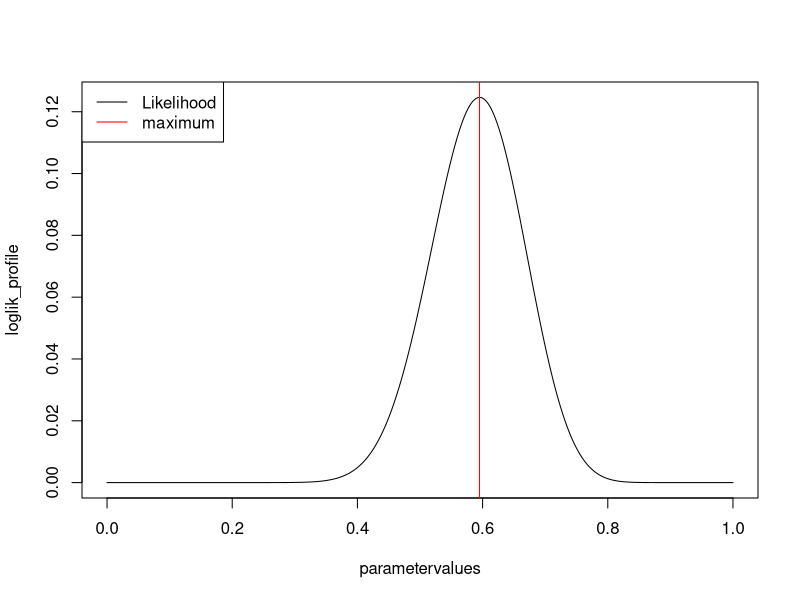
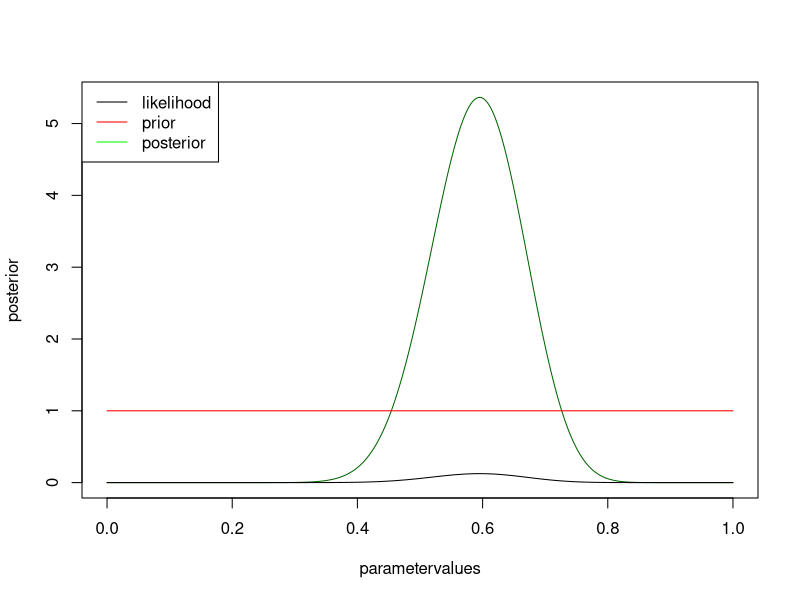
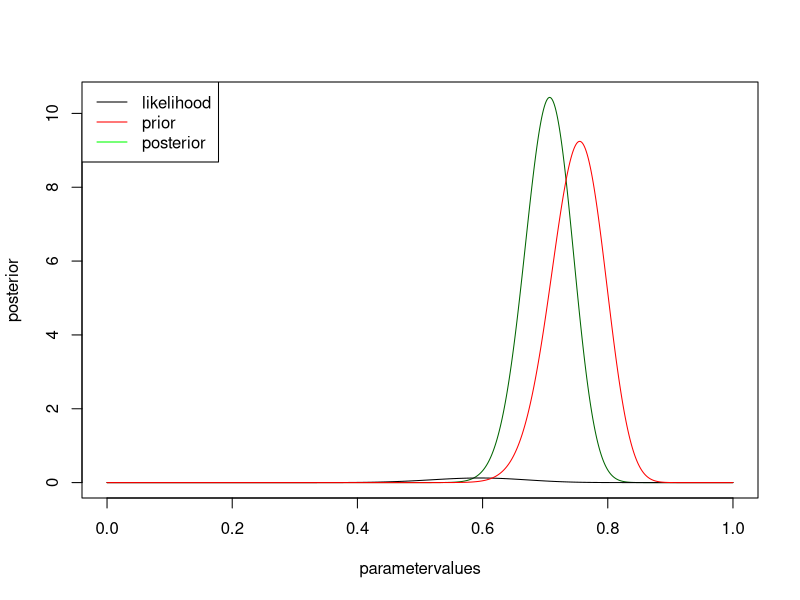
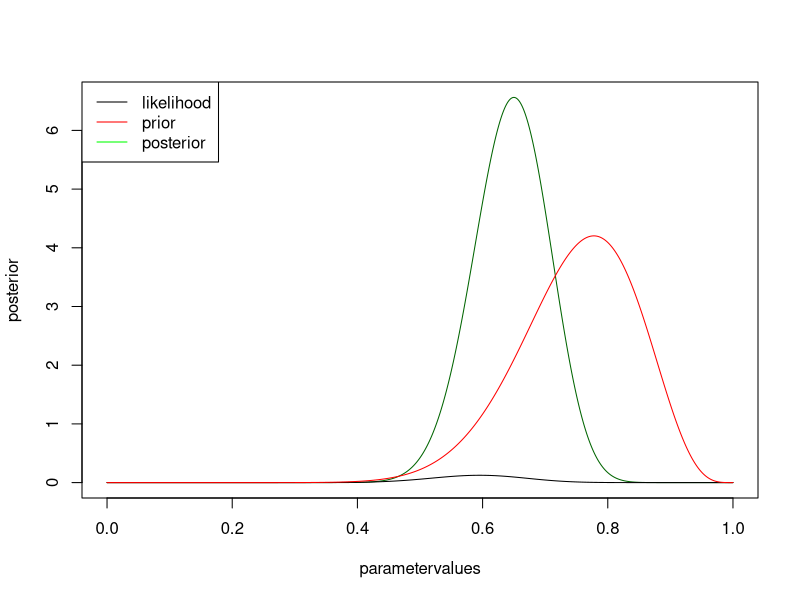

Generate these figures, in order, with R:
## ---- chunk 1
knitr::opts_chunk$set(echo = TRUE)
## ---- chunk 2
data = c(0,0,1,0,1,1,0,1,1,1,0,0,1,0,0,0,1,0,1,0,1,0,0,1,0,0,1,1,0,0,1,0,1,0,0,1,0,1,0,0,0,0)
table(data)
## ---- chunk 3
loglik <- function(data, p) {
  
  trials = length(data)
  success = length(data[data==0])
  ll = dbinom(success, trials, p)

  return(ll) 
  
}
## ---- chunk 4
# parameters to check
parametervalues <- seq(0,1,0.001)
# get the probability for all parametervalues
loglik_profile <- loglik(data, parametervalues)
# plot results
plot(parametervalues, loglik_profile, type = "l")
legend("topleft", legend = c("Likelihood", "maximum"), col = c("black", "red"), lwd = 1)
abline(v=parametervalues[which.max(loglik_profile)], col = "red")
## ---- chunk 5
prior_unif <- function(p){
    prior <- dunif(p, min=0, max=1)
    return(prior)
}
prior <- prior_unif(parametervalues)
## ---- chunk 6
marg_loglik <- sum(loglik_profile * prior) / length(parametervalues)
## ---- chunk 7
posterior <- loglik_profile * prior / marg_loglik

plot(parametervalues, posterior, col = "darkgreen", type = "l")
lines(parametervalues, loglik_profile)
lines(parametervalues, prior, col = "red" )
legend("topleft", c("likelihood", "prior", "posterior"), col = c("black", "red", "green"), lwd = 1 )
## ---- chunk 8
prior_beta <- function(p, shape1, shape2){
    prior <- dbeta(p, shape1 = shape1, shape2 = shape2)
    return(prior)
}
prior <- prior_beta(parametervalues, 75, 25)
## ---- chunk 9
marg_loglik <- sum(loglik_profile * prior) / length(parametervalues)
posterior <- loglik_profile * prior / marg_loglik

plot(parametervalues, posterior, col = "darkgreen", type = "l")
lines(parametervalues, loglik_profile)
lines(parametervalues, prior, col = "red" )
legend("topleft", c("likelihood", "prior", "posterior"), col = c("black", "red", "green"), lwd = 1 )
## ---- chunk 10
prior <- prior_beta(parametervalues, 15, 5)
## ---- chunk 11
marg_loglik <- sum(loglik_profile * prior) / length(parametervalues)
posterior <- loglik_profile * prior / marg_loglik

plot(parametervalues, posterior, col = "darkgreen", type = "l")
lines(parametervalues, loglik_profile)
lines(parametervalues, prior, col = "red" )
legend("topleft", c("likelihood", "prior", "posterior"), col = c("black", "red", "green"), lwd = 1 )
